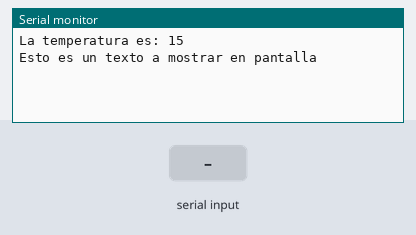
A sketch run on a simulated Arduino Uno, built with avr-gcc and run on an emulated ATmega328P. On the bench: the last lines printed to the serial monitor. The test bench sets the inputs (shaded band).

Above: at 1.2 s.
1.3 s: "90,45\n" received over Serial
At 1.9 s:
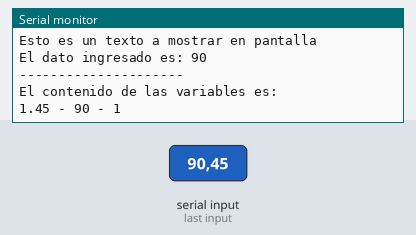
2.8 s: "30,150\n" received over Serial
At 4.3 s:
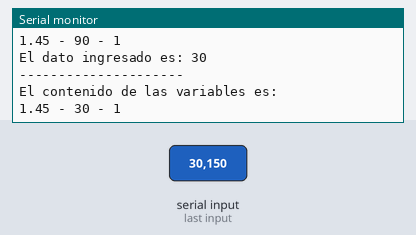

Measured:
- after the input at 1.3 s, the serial monitor: prints a new line at once (image 1)
- after the input at 2.8 s, the serial monitor: prints a new line at once (image 2)

The sketch:

comenzando.ino
```cpp
/*  COMENZANDO A PROGRAMAR
    Desde PSeInt a Arduino
*/

// Variables
float sensorHumedad;    // Definir Como Real
int sensorTemperatura;  // Definir Como Entero
String mensaje;         // Definir Como Caracter
bool estado;            // Definir Como Logico

// Se ejecuta al iniciar, una vez
void setup() {

  // Asignar valores a las variables
  sensorHumedad = 1.45;
  sensorTemperatura = 15;
  mensaje = "La temperatura es: ";
  estado = true;

  // Habilita el monitor Serial, necesario para Escribir y Leer
  Serial.begin(9600);

  // Escribir
  Serial.print(mensaje);
  Serial.println(sensorTemperatura);
  Serial.println("Esto es un texto a mostrar en pantalla");
}

// Se ejecuta sin parar
void loop() {

  // Leer sensorTemperatura
  if (Serial.available() > 0) {

    String input = Serial.readStringUntil('\n');
    sensorTemperatura = input.toInt();  // Convertir String en Int

    // Escribir
    Serial.print("El dato ingresado es: ");
    Serial.println(sensorTemperatura);

    Serial.println("---------------------");
    Serial.println("El contenido de las variables es: ");
    Serial.print(sensorHumedad);
    Serial.print(" - ");
    Serial.print(sensorTemperatura);
    Serial.print(" - ");
    Serial.println(estado);
  }
}
```
